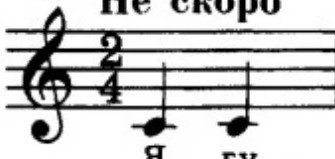
#> input picture Dataset/BarsNPZ/AccidentalsNPZ/Accidentals/1.jpg, 335 x 159 px; its folder holds only this picture in this run
$ python AccidentalsNPZ.py
#> lines starting #> are read from the running program, lines starting #| are printed output that depends on the picture
import os
import math
import cv2

folder = "Accidentals"
notes = ["", "д", "б", "бк"]

X = []
Y = []

for filename in os.listdir(folder):
    if filename.lower().endswith(".jpg"):
        img_path = os.path.join(folder, filename)

        base = os.path.splitext(filename)[0]
        txt_path = os.path.join(folder, f"{base}.txt")

        img = cv2.imread(img_path)
#> img is the input picture: shape (159, 335, 3); min 0, max 255, mean 201.1
        img = cv2.resize(img, (200, 120), interpolation=cv2.INTER_AREA)
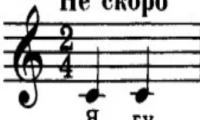
#> img: shape (120, 200, 3); min 0, max 255, mean 201.1
        img = cv2.cvtColor(img, cv2.COLOR_BGR2GRAY)
#> img: shape (120, 200)
        img = cv2.normalize(img, None, 0, 255, cv2.NORM_MINMAX)
        img = 255 - img
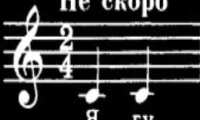
#> img: shape (120, 200); min 0, max 255, mean 53.9

        img_list = img.astype(float).tolist()
#> img_list = 120 items
        img_list = [[pixel / 255.0 for pixel in row] for row in img_list]
        X.append([img_list])

        answers = [0] * 200

        if os.path.exists(txt_path):
            with open(txt_path, "r", encoding="utf-8") as f:
                content = f.read().replace("\n", "").replace("\r", "")
                content0 = content.split(":")[0]
                content1 = content.split(":")[1]
                cords = [float(x.replace(",", ".")) for x in content0.split(";") if x]
                nots = []
                for i in range(len(content1)):
                    if content1[i] == "б" and i != len(content1) - 1:
                        if content1[i + 1] == "к":
                            nots.append("бк")
                            continue
                    elif content1[i] == "к":
                        continue
                    elif len(content1) != 0:
                        nots.append(content1[i])

            for i in range(0, len(cords), 2):
                start = max(0, int(cords[i] * 200))
                end = min(200, int(cords[i + 1] * 200))
                for j in range(start, end):
                    answers[j] = notes.index(nots[i // 2])

        Y.append(answers)

print(len(X), len(X[0]), len(X[0][0]))
#| 1 1 120

x_train = X
#> x_train = 1 item
y_train = Y
windows = []
answers = []

window_width = 40
window_height = 120
center_radius = 0

for img_idx in range(len(x_train)):
    image_width = len(x_train[0][0][0])
    for col_start in range(image_width - window_width + 1):
        window = []
        for row in range(window_height):
            window.append(x_train[img_idx][0][row][col_start:col_start + window_width])
        windows.append([window])

        center_col = window_width // 2
        start_check = center_col - center_radius
        end_check = center_col + center_radius + 1
        label_slice = y_train[img_idx][col_start + start_check: col_start + end_check]
        label = [0] * len(notes)
        label[max(label_slice)] = 1
        answers.append(label)
        print(label)
#> this loop made 1 pass
#> image_width on pass 1: 200
#> (printed output is left out)
#> after the loop, answers = 161 items, first 6: [1, 0, 0, 0], [1, 0, 0, 0], [1, 0, 0, 0], [1, 0, 0, 0], [1, 0, 0, 0], [1, 0, 0, 0]; windows = 161 items

print("Before balance:", len(windows),
      "pos=", sum(1 - a[0] for a in answers),
      "neg=", len(answers) - sum(a[0] for a in answers))
#| Before balance: 161 pos= 0 neg= 0

import numpy as np
np.savez("barsaccidentals(Inverted, 40, 120, r0).npz", images=windows, answers=answers)

print(answers[40])
#| [1, 0, 0, 0]

$ run again, on Dataset/BarsNPZ/AccidentalsNPZ/Accidentals/1006.jpg
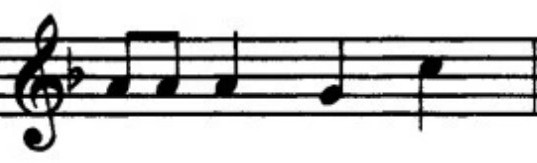
#> input picture Dataset/BarsNPZ/AccidentalsNPZ/Accidentals/1006.jpg, 537 x 163 px
#> img is the input picture: shape (163, 537, 3); min 0, max 255, mean 204.2
#> `img = cv2.resize(img, (200, 120), interpolation=cv2.INTER_AREA)`:
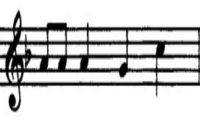
#> img: shape (120, 200, 3); min 0, max 255, mean 204.2
#> `img = 255 - img`:
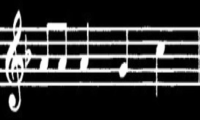
#> img: shape (120, 200); min 0, max 255, mean 50.8
#> img_list = 120 items
#| 1 1 120
#> x_train = 1 item
#> the loop `for img_idx in range(len(x_train)):` made 1 pass
#> image_width on pass 1: 200
#> (printed output is left out)
#> after the loop `for img_idx in range(len(x_train)):`: answers = 161 items, first 6: [1, 0, 0, 0], [1, 0, 0, 0], [1, 0, 0, 0], [1, 0, 0, 0], [1, 0, 0, 0], [1, 0, 0, 0]; windows = 161 items
#| Before balance: 161 pos= 0 neg= 0
#| [1, 0, 0, 0]

$ run again, on Dataset/BarsNPZ/AccidentalsNPZ/Accidentals/1009.jpg
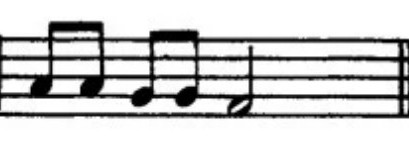
#> input picture Dataset/BarsNPZ/AccidentalsNPZ/Accidentals/1009.jpg, 409 x 163 px
#> img is the input picture: shape (163, 409, 3); min 0, max 255, mean 208.6
#> `img = cv2.resize(img, (200, 120), interpolation=cv2.INTER_AREA)`:
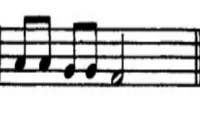
#> img: shape (120, 200, 3); min 0, max 255, mean 208.6
#> `img = 255 - img`:
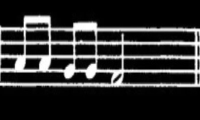
#> img: shape (120, 200); min 0, max 255, mean 46.4
#> img_list = 120 items
#| 1 1 120
#> x_train = 1 item
#> the loop `for img_idx in range(len(x_train)):` made 1 pass
#> image_width on pass 1: 200
#> (printed output is left out)
#> after the loop `for img_idx in range(len(x_train)):`: answers = 161 items, first 6: [1, 0, 0, 0], [1, 0, 0, 0], [1, 0, 0, 0], [1, 0, 0, 0], [1, 0, 0, 0], [1, 0, 0, 0]; windows = 161 items
#| Before balance: 161 pos= 0 neg= 0
#| [1, 0, 0, 0]

$ run again, on Dataset/BarsNPZ/AccidentalsNPZ/Accidentals/101.jpg
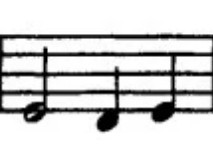
#> input picture Dataset/BarsNPZ/AccidentalsNPZ/Accidentals/101.jpg, 213 x 163 px
#> img is the input picture: shape (163, 213, 3); min 0, max 255, mean 210.7
#> `img = cv2.resize(img, (200, 120), interpolation=cv2.INTER_AREA)`:
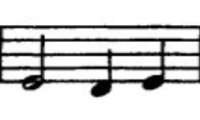
#> img: shape (120, 200, 3); min 0, max 255, mean 210.7
#> `img = 255 - img`:
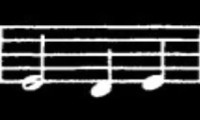
#> img: shape (120, 200); min 0, max 255, mean 44.3
#> img_list = 120 items
#| 1 1 120
#> x_train = 1 item
#> the loop `for img_idx in range(len(x_train)):` made 1 pass
#> image_width on pass 1: 200
#> (printed output is left out)
#> after the loop `for img_idx in range(len(x_train)):`: answers = 161 items, first 6: [1, 0, 0, 0], [1, 0, 0, 0], [1, 0, 0, 0], [1, 0, 0, 0], [1, 0, 0, 0], [1, 0, 0, 0]; windows = 161 items
#| Before balance: 161 pos= 0 neg= 0
#| [1, 0, 0, 0]

$ run again, on Dataset/BarsNPZ/AccidentalsNPZ/Accidentals/10.jpg
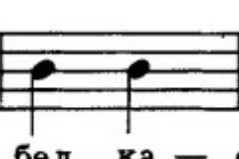
#> input picture Dataset/BarsNPZ/AccidentalsNPZ/Accidentals/10.jpg, 239 x 159 px
#> img is the input picture: shape (159, 239, 3); min 0, max 255, mean 215.6
#> `img = cv2.resize(img, (200, 120), interpolation=cv2.INTER_AREA)`:
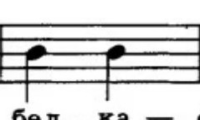
#> img: shape (120, 200, 3); min 0, max 255, mean 215.6
#> `img = 255 - img`:
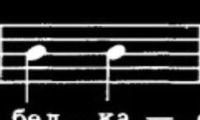
#> img: shape (120, 200); min 0, max 255, mean 39.4
#> img_list = 120 items
#| 1 1 120
#> x_train = 1 item
#> the loop `for img_idx in range(len(x_train)):` made 1 pass
#> image_width on pass 1: 200
#> (printed output is left out)
#> after the loop `for img_idx in range(len(x_train)):`: answers = 161 items, first 6: [1, 0, 0, 0], [1, 0, 0, 0], [1, 0, 0, 0], [1, 0, 0, 0], [1, 0, 0, 0], [1, 0, 0, 0]; windows = 161 items
#| Before balance: 161 pos= 0 neg= 0
#| [1, 0, 0, 0]
